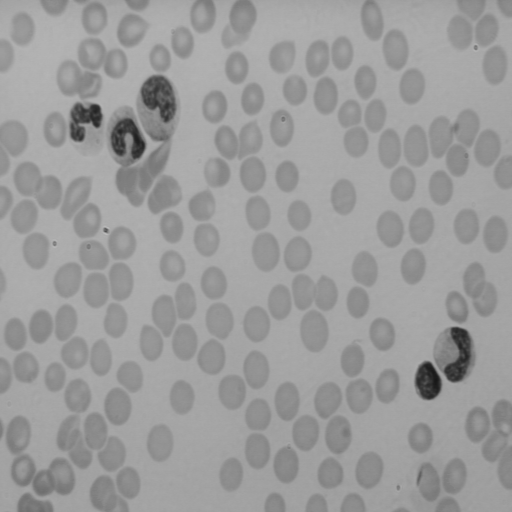
#> input picture TP3-Segmentation/tp_segmentation/Images/cell.tif, 512 x 512 px, found by its file name; the run also reads 1 picture not shown here
$ python laplacien.py
#> lines starting #> are read from the running program, lines starting #| are printed output that depends on the picture; after the words box and inside, x2 and y2 are one past the last pixel; in counts of white or black regions, pixels touching at a corner belong together
### TP3-Segmentation/tp_segmentation/mrlab.py
# -*- coding: utf-8 -*-
#
#
#
#########################################################################
u"""
lecture, écriture et affichage d'images à forte dynamique, réeles ou complexes (radar)
"""

MRLABVERSION=u"V0.1  Version du 21 mai 2019"

#############################################################################
import numpy as np

import math

globalparamnotebook=0

##############################################################################
#
def version():
    return MRLABVERSION
##############################################################################
#############################
# [14 lines left out: function notebook, not called in this run]

#General IO functions

################################################
# 22 mai 2019
def dericheGradX(ima,alpha):


    nl,nc=ima.shape
    ae=math.exp(-alpha)
    c=-(1-ae)*(1-ae)/ae

    b1=np.zeros(nc)
    b2=np.zeros(nc)

    gradx=np.zeros((nl,nc))


#gradx=np.zeros(nl,nc)
    for i in range(nl):

        l=ima[i,:].copy()

        for j in range(2,nc):
            b1[j] = l[j-1] + 2*ae*b1[j-1] - ae*ae*b1[j-2]   # LIGNE A MODIFIER
        b1[0]=b1[2]
        b1[1]=b1[2]

        for j in range(nc-3,-1,-1):
            b2[j] = l[j+1] + 2*ae*b2[j+1] - ae*ae*b2[j+2]   # LIGNE A MODIFIER
        b2[nc-2]=b2[nc-3]
        b2[nc-1]=b2[nc-3]

        gradx[i,:]=c*ae*(b1-b2)

    return gradx


################################################
# 22 mai 2019
def dericheGradY(ima,alpha):


    nl,nc=ima.shape
    ae=math.exp(-alpha)
    c=-(1-ae)*(1-ae)/ae

    b1=np.zeros(nl)
    b2=np.zeros(nl)

    grady=np.zeros((nl,nc))

    for i in range(nc):

        l=ima[:,i].copy()

        for j in range(2,nl):
            b1[j]= l[j-1] + 2*ae*b1[j-1] - ae*ae*b1[j-2]   # LIGNE A MODIFIER
        b1[0]=b1[2]
        b1[1]=b1[2]

        for j in range(nl-3,-1,-1):
            b2[j]= b2[j] = l[j+1] + 2*ae*b2[j+1] - ae*ae*b2[j+2]    # LIGNE A MODIFIER
        b2[nl-1]=b2[nl-3]
        b2[nl-2]=b2[nl-3]

        grady[:,i]=c*ae*(b1-b2)


    return grady


################################################
# 22 mai 2019
# [27 lines left out: functions sobelGradX, sobelGradY, not called in this run]
################################################
# 27 juilet 2019
def toto(a):
    print ('a : %f'%a)

################################################
# 22 mai 2019

# [10 lines left out: function normeGradient, not called in this run]

################################################
# 22 mai 2019
def dericheSmoothX(ima,alpha):

    nl,nc=ima.shape
    ae=math.exp(-alpha)
    c=(1-ae)*(1-ae)/(1+2*alpha*ae-ae*ae)


    b1=np.zeros(nc)
    b2=np.zeros(nc)

    smoothx=np.zeros((nl,nc))


#gradx=np.zeros(nl,nc)
    for i in range(nl):
        l=ima[i,:].copy()
        for j in range(2,nc):
            b1[j]=c*(l[j]+ae*(alpha-1)*l[j-1])+2*ae*b1[j-1]-ae*ae*b1[j-2]
        b1[0]=b1[2]
        b1[1]=b1[2]
        for j in range(nc-3,-1,-1):
            b2[j]=c*(ae*(alpha+1)*l[j+1]-ae*ae*l[j+2])+2*ae*b2[j+1]-ae*ae*b2[j+2]
        b2[nc-1]=b2[nc-3]
        b2[nc-2]=b2[nc-3]
        smoothx[i,:]=b1+b2


    return smoothx

################################################
# 22 mai 2019
def dericheSmoothY(ima,alpha):


    nl,nc=ima.shape
    ae=math.exp(-alpha)
    c=(1-ae)*(1-ae)/(1+2*alpha*ae-ae*ae)

    b1=np.zeros(nl)
    b2=np.zeros(nl)

    smoothy=np.zeros((nl,nc))

    for i in range(nc):
        l=ima[:,i].copy()
        for j in range(2,nl):
            b1[j]=c*(l[j]+ae*(alpha-1)*l[j-1])+2*ae*b1[j-1]-ae*ae*b1[j-2]
        b1[0]=b1[2]
        b1[1]=b1[2]
        for j in range(nl-3,-1,-1):
            b2[j]=c*(ae*(alpha+1)*l[j+1]-ae*ae*l[j+2])+2*ae*b2[j+1]-ae*ae*b2[j+2]
        b2[nl-1]=b2[nl-3]
        b2[nl-2]=b2[nl-3]

        smoothy[:,i]=b1+b2


    return smoothy


################################################
# 22 mai 2019
# [41 lines left out: functions maximaDirectionGradient, interpolationbilineaire, not called in this run]


############################################################################
# Septembre 2017 : une liste de paramètres sont requis
#

### TP3-Segmentation/tp_segmentation/laplacien.py
#!/usr/bin/env python
# -*- coding: utf-8 -*-
"""
Created on 22 May 2019

@author: M Roux
"""
#%%
############## le clear('all') de Matlab
for name in dir():
    if not name.startswith('_'):
        del globals()[name]
################################"

import math
import numpy as np
import matplotlib.pyplot as plt
import skimage as sk

from scipy import ndimage
from scipy import signal

from skimage import io

##############################################

import mrlab as mr

##############################################"

############## le close('all') de Matlab
plt.close('all')
################################"

#%%
ima=io.imread('cell.tif')
#> ima is the input picture: shape (512, 512); min 23, max 187, mean 155.6
alpha=0.5

gradx=mr.dericheGradX(mr.dericheSmoothY(ima,alpha),alpha)
#> after the loop in dericheSmoothY, `for i in range(nc):`: b1 = 512 values, max 94.54 at index 55, min 72.19 at index 421, mean 87.94; b2 = 512 values, max 73.55 at index 38, min 55.94 at index 418, mean 68.48
#> in dericheGradX, `nl,nc=ima.shape`: nl = 512
#> after the loop in dericheGradX, `for i in range(nl):`:
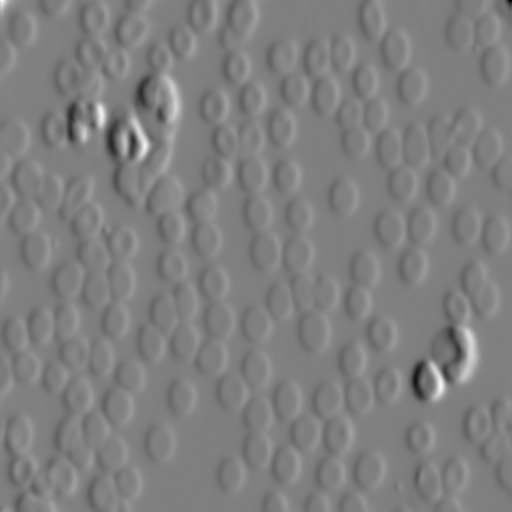
#> gradx: shape (512, 512) float64; min -118.8, max 118.1, mean 0; drawn with min black and max white
#> after the loop in dericheGradX, `for i in range(nl):`: b1 = 512 values, max 1055.1 at index 159, min 750.1 at index 45, mean 969.8; b2 = 512 values, max 1054.7 at index 152, min 751.5 at index 38, mean 972.4
grady=mr.dericheGradY(mr.dericheSmoothX(ima,alpha),alpha)
#> after the loop in dericheSmoothX, `for i in range(nl):`: b1 = 512 values, max 92.01 at index 158, min 62.55 at index 43, mean 84.58; b2 = 512 values, max 71.47 at index 152, min 48.8 at index 38, mean 65.76
#> in dericheGradY, `nl,nc=ima.shape`: nl = 512
#> after the loop in dericheGradY, `for i in range(nc):`:
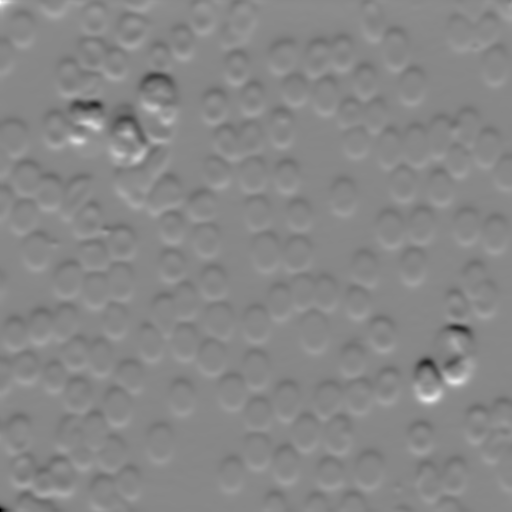
#> grady: shape (512, 512) float64; min -136.2, max 118.8, mean 0; drawn with min black and max white
#> after the loop in dericheGradY, `for i in range(nc):`: b1 = 512 values, max 1079.3 at index 51, min 705.2 at index 4, mean 1003.9; b2 = 512 values, max 1079.4 at index 39, min 718.4 at index 0, mean 1008.5

gradx2=mr.dericheGradX(mr.dericheSmoothY(gradx,alpha),alpha)
#> call 2 of dericheGradX, with alpha = 0.5
#> after the loop in dericheGradX (call 2), `for i in range(nl):`:
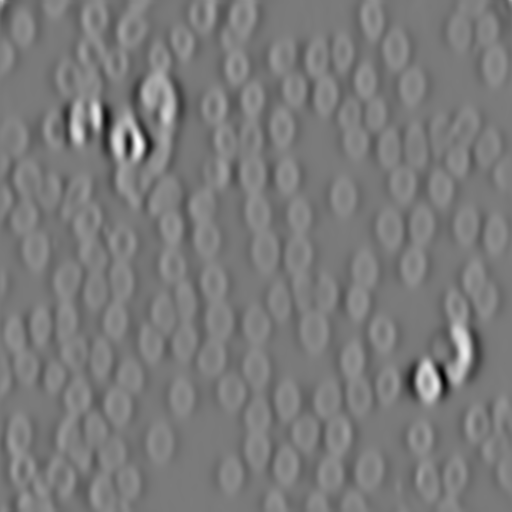
#> gradx: shape (512, 512) float64; min -89.72, max 95.81, mean 0; drawn with min black and max white
#> after the loop in dericheGradX (call 2), `for i in range(nl):`: b1 = 512 values, max 126.3 at index 57, min -105.3 at index 23, mean 1.94; b2 = 512 values, max 130 at index 50, min -113.5 at index 15, mean 1.68
grady2=mr.dericheGradY(mr.dericheSmoothX(grady,alpha),alpha)
#> call 2 of dericheGradY, with alpha = 0.5
#> after the loop in dericheGradY (call 2), `for i in range(nc):`:
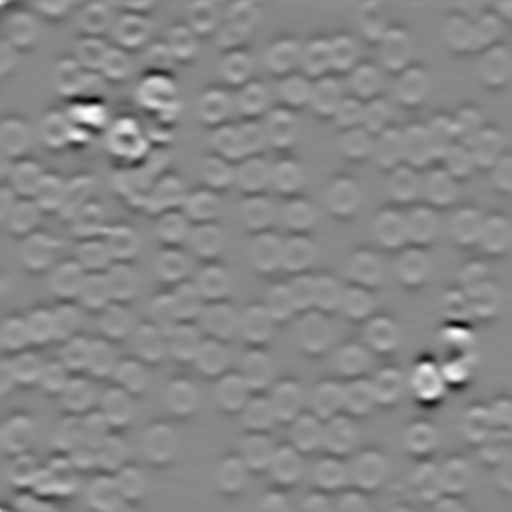
#> grady: shape (512, 512) float64; min -68.25, max 58.92, mean -0.1; drawn with min black and max white
#> after the loop in dericheGradY (call 2), `for i in range(nc):`: b1 = 512 values, max 116.5 at index 20, min -85.71 at index 405, mean 3.64; b2 = 512 values, max 114.6 at index 13, min -87.63 at index 398, mean 3.76

plt.figure('Image originale')
plt.imshow(ima, cmap='gray')

#%%
lpima=gradx2+grady2

plt.figure('Laplacien')
plt.imshow(lpima, cmap='gray')

#%%
posneg=(lpima>=0)
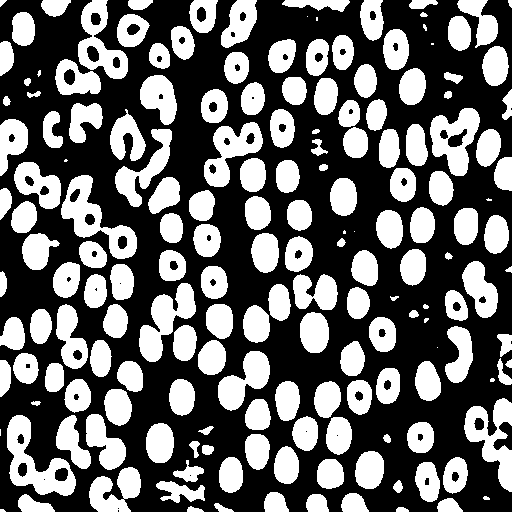
#> posneg: shape (512, 512) bool; 40.3% white; 176 white regions (14 under 20 px), largest, box (x1, y1, x2, y2) and area: (7, 415, 76, 496) 2354, (61, 175, 137, 259) 2230, (464, 398, 512, 492) 2055

plt.figure('Laplacien binarisé -/+')
plt.imshow(255*posneg, cmap='gray')
#%%
nl,nc=ima.shape
#> nl = 512; nc = 512
contours=np.uint8(np.zeros((nl,nc)))

for i in range(1,nl):
    for j in range(1,nc):
        if (((i>0) and (posneg[i-1,j] != posneg[i,j])) or
            ((j>0) and (posneg[i,j-1] != posneg[i,j]))):
            contours[i,j]=255
#> contours: shape (512, 512); 7% white in thin lines or dots


plt.figure('Contours')
plt.imshow(contours, cmap='gray')

#io.imsave('contours.tif',np.uint8(255*valcontours))
#%%
from skimage import filters
#sigma = 0
ima=io.imread('pyra-gauss.tif')
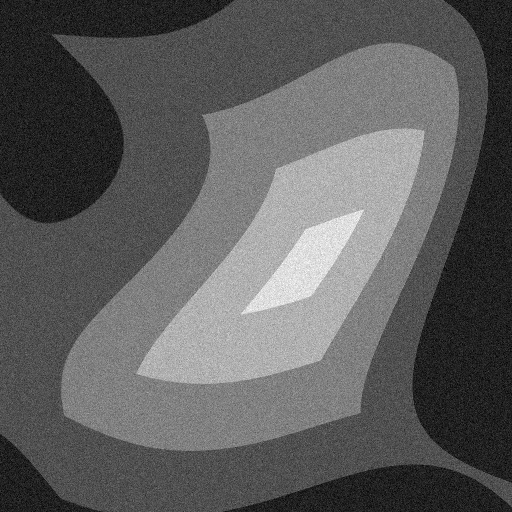
#> input picture TP3-Segmentation/tp_segmentation/Images/pyra-gauss.tif, 512 x 512 px, found by its file name
#> ima is the input picture: shape (512, 512); min 0, max 255, mean 93.8
#ima=filters.gaussian(ima,sigma)
Alphas = [0.5]

for Alpha in Alphas:
    alpha= Alpha

    gradx=mr.dericheGradX(mr.dericheSmoothY(ima,alpha),alpha)
    grady=mr.dericheGradY(mr.dericheSmoothX(ima,alpha),alpha)

    gradx2=mr.dericheGradX(mr.dericheSmoothY(gradx,alpha),alpha)
    grady2=mr.dericheGradY(mr.dericheSmoothX(grady,alpha),alpha)

    lpima=gradx2+grady2
    posneg=(lpima>=0)
    nl,nc=ima.shape
    contours=np.uint8(np.zeros((nl,nc)))

    for i in range(1,nl):
        for j in range(1,nc):
            if (((i>0) and (posneg[i-1,j] != posneg[i,j])) or
                ((j>0) and (posneg[i,j-1] != posneg[i,j]))):
                contours[i,j]=255


    plt.figure(figsize=(8, 4))
    plt.figure('Contours')
    plt.imshow(contours, cmap='gray')
    plt.title(f"Alpha = ({alpha})")
    plt.axis('off')

    plt.tight_layout()
    plt.show()
#> contours: shape (512, 512); 9.8% white in thin lines or dots


# %%
ima=io.imread('pyramide.tif')
plt.figure('Image originale')
plt.imshow(ima, cmap='gray')
# %%
def filtergauss(im):
    """applique un filtre passe-bas gaussien. coupe approximativement a f0/4"""
    (ty,tx)=im.shape
    imt=np.float32(im.copy())
    pi=np.pi
    XX=np.concatenate((np.arange(0,tx/2+1),np.arange(-tx/2+1,0)))
    XX=np.ones((ty,1))@(XX.reshape((1,tx)))

    YY=np.concatenate((np.arange(0,ty/2+1),np.arange(-ty/2+1,0)))
    YY=(YY.reshape((ty,1)))@np.ones((1,tx))
    # C'est une gaussienne, dont la moyenne est choisie de sorte que
    # l'integrale soit la meme que celle du filtre passe bas
    # (2*pi*sig^2=1/4*x*y (on a suppose que tx=ty))
    sig=(tx*ty)**0.5/2/(pi**0.5)
    mask=np.exp(-(XX**2+YY**2)/2/sig**2)
    imtf=np.fft.fft2(imt)*mask
    return np.real(np.fft.ifft2(imtf))

def get_gau_ker(s):
    ss=int(max(3,2*np.round(2.5*s)+1))
    ms=(ss-1)//2
    X=np.arange(-ms,ms+0.99)
    y=np.exp(-X**2/2/s**2)
    out=y.reshape((ss,1))@y.reshape((1,ss))
    out=out/out.sum()
    return out

def filtre_lineaire(im,mask):
    """ renvoie la convolution de l'image avec le mask. Le calcul se fait en
utilisant la transformee de Fourier et est donc circulaire.  Fonctionne seulement pour
les images en niveau de gris.
"""
    fft2=np.fft.fft2
    ifft2=np.fft.ifft2
    (y,x)=im.shape
    (ym,xm)=mask.shape
    mm=np.zeros((y,x))
    mm[:ym,:xm]=mask
    fout=(fft2(im)*fft2(mm))
    # on fait une translation pour ne pas avoir de decalage de l'image
    # pour un mask de taille impair ce sera parfait, sinon, il y a toujours un decalage de 1/2
    mm[:ym,:xm]=0
    y2=int(np.round(ym/2-0.5))
    x2=int(np.round(xm/2-0.5))
    mm[y2,x2]=1
    out=np.real(ifft2(fout*np.conj(fft2(mm))))
    return out


# %%
ima=io.imread('pyramide.tif')
#ima=filters.gaussian(ima,sigma)
ima = filtergauss(ima)
Alphas = [0.5]

for Alpha in Alphas:
    alpha= Alpha

    gradx=mr.dericheGradX(mr.dericheSmoothY(ima,alpha),alpha)
    grady=mr.dericheGradY(mr.dericheSmoothX(ima,alpha),alpha)

    gradx2=mr.dericheGradX(mr.dericheSmoothY(gradx,alpha),alpha)
    grady2=mr.dericheGradY(mr.dericheSmoothX(grady,alpha),alpha)

    lpima=gradx2+grady2
    posneg=(lpima>=0)
    nl,nc=ima.shape
    contours=np.uint8(np.zeros((nl,nc)))

    for i in range(1,nl):
        for j in range(1,nc):
            if (((i>0) and (posneg[i-1,j] != posneg[i,j])) or
                ((j>0) and (posneg[i,j-1] != posneg[i,j]))):
                contours[i,j]=255


    plt.figure(figsize=(8, 4))
    plt.figure('Contours')
    plt.imshow(contours, cmap='gray')
    plt.title(f"Alpha = ({alpha})")
    plt.axis('off')

    plt.tight_layout()
    plt.show()
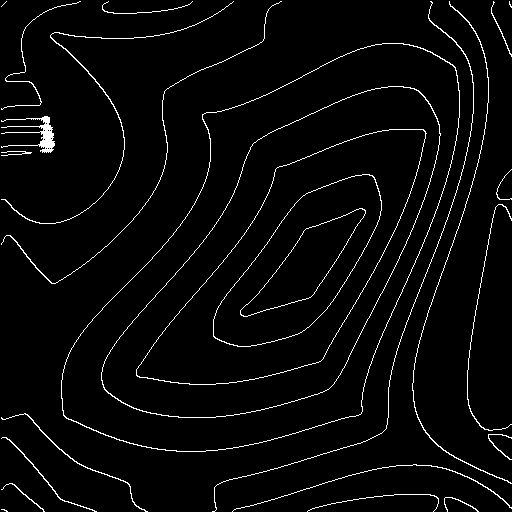
#> contours: shape (512, 512); 3.3% white in thin lines or dots

# %%
